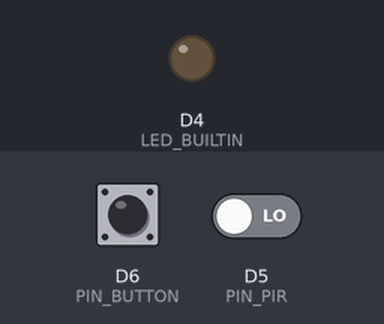
A program run on a simulated ESP8266 (Wemos D1 mini). Parts: output pins drawn as LEDs (lit = HIGH, except the on-board LED, lit = LOW). Dashed ring = blinking. Inputs (shaded band) come from the test bench; at power-on: D5 (PIN_PIR) LOW, D6 (PIN_BUTTON) HIGH. What the program prints to the serial monitor is not drawn.

Above: at 1.2 s.
1.3 s: D5 (PIN_PIR) driven HIGH
At 4.2 s:
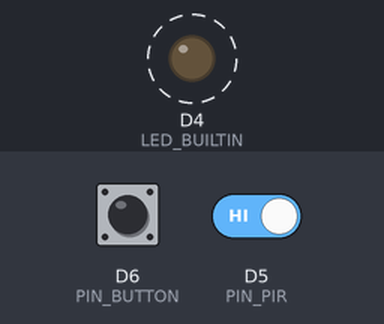
4.3 s: D6 (PIN_BUTTON) pulled LOW for 3.2 s
Timing chart, 0 to 15.0 s (numbered marks = the images above; inputs shaded):
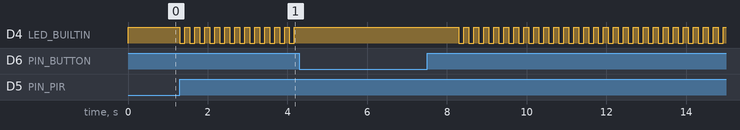

Measured:
- after the input at 1.3 s, D4 (LED_BUILTIN): alternates HIGH for 0.13 s and LOW for 0.13 s, starting at once

The program:

main.cpp
```cpp
//I, Aniket Chopra, student number 000814313, certify that this material is my original work. No other person's work has been used without due acknowledgment and I have not made my work available to anyone else.


//Completed till Stage-4

// COMP-10184 – Mohawk College
// PIR Sensor Test Application
// Turn on the blue LED with motion is detected.

#include <Arduino.h>

// digital input pin definitions
#define PIN_PIR D5
#define PIN_BUTTON D6


bool sensorState = false;
int blinkDelay = 125;
int buttonDelay = 1000;
bool flag = false;
int buttonState;
// long time;

// *************************************************************
void setup() {
  // configure the USB serial monitor
  Serial.begin(115200);

  // configure the LED output
  pinMode(LED_BUILTIN, OUTPUT);

  // PIR sensor is an INPUT
  pinMode(PIN_PIR, INPUT);

  // Button is an INPUT
  pinMode(PIN_BUTTON, INPUT_PULLUP);
}

// *************************************************************
void loop() {
  bool bPIR;
  // static bool ledOn = true;
  // read PIR sensor (true = Motion detected!).  As long as there
  // is motion, this signal will be true.  About 2.5 seconds after
  // motion stops, the PIR signal will become false.
  bPIR = digitalRead(PIN_PIR);
  // long timeLedOn = millis();
  // Serial.println(timeLedOn);
  // send the PIR signal directly to the LED
  // but invert it because true = LED off!

  //CHeck if sensor detetct anything
  if(bPIR){
    sensorState = true;

  }

  //Check the sensor situation and check the flag
  if(sensorState && !flag){
    for(int i =0; i<40;i++){
      buttonState = digitalRead(PIN_BUTTON);

      //WHenever button is clicked LEd turn off
      if(!buttonState){
        digitalWrite(LED_BUILTIN, HIGH);
        delay(buttonDelay);
        flag =  !flag;
        Serial.println(flag);
        break;
      }
      else{
        digitalWrite(LED_BUILTIN, LOW);
        delay(blinkDelay);
        digitalWrite(LED_BUILTIN, HIGH);
        delay(blinkDelay);

      }


    // delay(10000);
    }
    sensorState = !sensorState;
    flag=!flag;
    Serial.println(flag);
  }

  digitalWrite(LED_BUILTIN, !flag);


}
```
